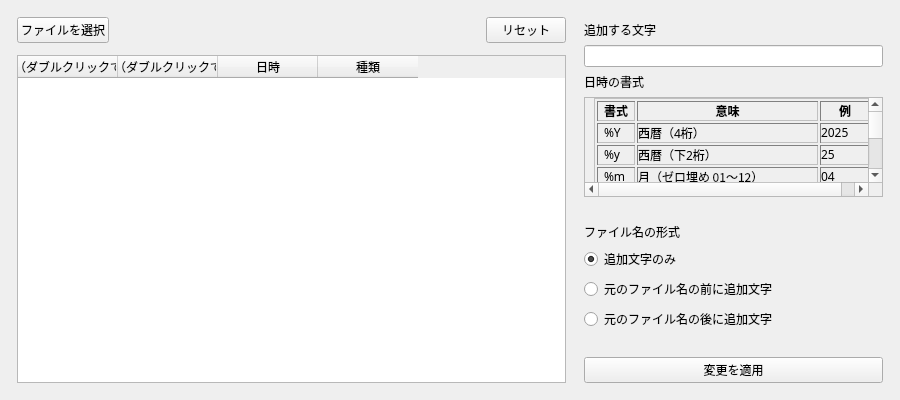
<?xml version="1.0" encoding="UTF-8"?>
<ui version="4.0">
 <class>Form</class>
 <widget class="QWidget" name="Form">
  <property name="geometry">
   <rect>
    <x>0</x>
    <y>0</y>
    <width>900</width>
    <height>400</height>
   </rect>
  </property>
  <property name="minimumSize">
   <size>
    <width>900</width>
    <height>400</height>
   </size>
  </property>
  <property name="windowTitle">
   <string>Form</string>
  </property>
  <layout class="QHBoxLayout" name="horizontalLayout" stretch="3,1">
   <item>
    <layout class="QGridLayout" name="gridLayout_2">
     <property name="leftMargin">
      <number>6</number>
     </property>
     <property name="topMargin">
      <number>6</number>
     </property>
     <property name="rightMargin">
      <number>6</number>
     </property>
     <property name="bottomMargin">
      <number>6</number>
     </property>
     <property name="spacing">
      <number>12</number>
     </property>
     <item row="0" column="2">
      <widget class="QPushButton" name="btnReset">
       <property name="sizePolicy">
        <sizepolicy hsizetype="Fixed" vsizetype="Fixed">
         <horstretch>0</horstretch>
         <verstretch>0</verstretch>
        </sizepolicy>
       </property>
       <property name="text">
        <string>リセット</string>
       </property>
      </widget>
     </item>
     <item row="0" column="1">
      <widget class="QLabel" name="lblNumFiles">
       <property name="text">
        <string/>
       </property>
       <property name="alignment">
        <set>Qt::AlignmentFlag::AlignLeading|Qt::AlignmentFlag::AlignLeft|Qt::AlignmentFlag::AlignVCenter</set>
       </property>
      </widget>
     </item>
     <item row="1" column="0" colspan="3">
      <widget class="QTableWidget" name="tblFileNames">
       <property name="selectionBehavior">
        <enum>QAbstractItemView::SelectionBehavior::SelectRows</enum>
       </property>
       <property name="verticalScrollMode">
        <enum>QAbstractItemView::ScrollMode::ScrollPerPixel</enum>
       </property>
       <property name="horizontalScrollMode">
        <enum>QAbstractItemView::ScrollMode::ScrollPerPixel</enum>
       </property>
       <property name="sortingEnabled">
        <bool>true</bool>
       </property>
       <attribute name="verticalHeaderVisible">
        <bool>false</bool>
       </attribute>
       <column>
        <property name="text">
         <string>変更前（ダブルクリックで開く）</string>
        </property>
       </column>
       <column>
        <property name="text">
         <string>変更後（ダブルクリックで編集）</string>
        </property>
       </column>
       <column>
        <property name="text">
         <string>日時</string>
        </property>
       </column>
       <column>
        <property name="text">
         <string>種類</string>
        </property>
       </column>
      </widget>
     </item>
     <item row="0" column="0">
      <widget class="QPushButton" name="btnSelectFiles">
       <property name="sizePolicy">
        <sizepolicy hsizetype="Fixed" vsizetype="Fixed">
         <horstretch>0</horstretch>
         <verstretch>0</verstretch>
        </sizepolicy>
       </property>
       <property name="text">
        <string>ファイルを選択</string>
       </property>
      </widget>
     </item>
    </layout>
   </item>
   <item>
    <layout class="QVBoxLayout" name="verticalLayout">
     <property name="spacing">
      <number>6</number>
     </property>
     <property name="leftMargin">
      <number>6</number>
     </property>
     <property name="topMargin">
      <number>10</number>
     </property>
     <property name="rightMargin">
      <number>6</number>
     </property>
     <property name="bottomMargin">
      <number>6</number>
     </property>
     <item>
      <widget class="QLabel" name="label_2">
       <property name="text">
        <string>追加する文字</string>
       </property>
       <property name="alignment">
        <set>Qt::AlignmentFlag::AlignLeading|Qt::AlignmentFlag::AlignLeft|Qt::AlignmentFlag::AlignVCenter</set>
       </property>
      </widget>
     </item>
     <item>
      <widget class="QLineEdit" name="txtDateFormat">
       <property name="text">
        <string/>
       </property>
      </widget>
     </item>
     <item>
      <widget class="QLabel" name="label_5">
       <property name="text">
        <string>日時の書式</string>
       </property>
       <property name="alignment">
        <set>Qt::AlignmentFlag::AlignLeading|Qt::AlignmentFlag::AlignLeft|Qt::AlignmentFlag::AlignVCenter</set>
       </property>
      </widget>
     </item>
     <item>
      <widget class="QScrollArea" name="scrollArea">
       <property name="sizePolicy">
        <sizepolicy hsizetype="MinimumExpanding" vsizetype="Preferred">
         <horstretch>0</horstretch>
         <verstretch>0</verstretch>
        </sizepolicy>
       </property>
       <property name="sizeAdjustPolicy">
        <enum>QAbstractScrollArea::SizeAdjustPolicy::AdjustToContents</enum>
       </property>
       <property name="widgetResizable">
        <bool>true</bool>
       </property>
       <widget class="QWidget" name="scrollAreaWidgetContents">
        <property name="geometry">
         <rect>
          <x>0</x>
          <y>0</y>
          <width>267</width>
          <height>327</height>
         </rect>
        </property>
        <layout class="QVBoxLayout" name="verticalLayout_2">
         <property name="spacing">
          <number>0</number>
         </property>
         <property name="topMargin">
          <number>0</number>
         </property>
         <property name="bottomMargin">
          <number>0</number>
         </property>
         <item>
          <widget class="QLabel" name="label_4">
           <property name="text">
            <string>&lt;table border=&quot;1&quot; style=&quot;border-collapse: collapse; font-family: sans-serif;&quot;&gt;
  &lt;tr&gt;
    &lt;th style=&quot;padding: 0px 6px;&quot;&gt;書式&lt;/th&gt;
    &lt;th style=&quot;padding: 0px 6px;&quot;&gt;意味&lt;/th&gt;
    &lt;th style=&quot;padding: 0px 6px;&quot;&gt;例&lt;/th&gt;
  &lt;/tr&gt;
  &lt;tr&gt;&lt;td style=&quot;padding: 0px 6px;&quot;&gt;%Y&lt;/td&gt;&lt;td&gt;西暦（4桁）&lt;/td&gt;&lt;td&gt;2025&lt;/td&gt;&lt;/tr&gt;
  &lt;tr&gt;&lt;td style=&quot;padding: 0px 6px;&quot;&gt;%y&lt;/td&gt;&lt;td&gt;西暦（下2桁）&lt;/td&gt;&lt;td&gt;25&lt;/td&gt;&lt;/tr&gt;
  &lt;tr&gt;&lt;td style=&quot;padding: 0px 6px;&quot;&gt;%m&lt;/td&gt;&lt;td&gt;月（ゼロ埋め 01〜12）&lt;/td&gt;&lt;td&gt;04&lt;/td&gt;&lt;/tr&gt;
  &lt;tr&gt;&lt;td style=&quot;padding: 0px 6px;&quot;&gt;%B&lt;/td&gt;&lt;td&gt;月名（英語）&lt;/td&gt;&lt;td&gt;April&lt;/td&gt;&lt;/tr&gt;
  &lt;tr&gt;&lt;td style=&quot;padding: 0px 6px;&quot;&gt;%b&lt;/td&gt;&lt;td&gt;月名（省略形、英語）&lt;/td&gt;&lt;td&gt;Apr&lt;/td&gt;&lt;/tr&gt;
  &lt;tr&gt;&lt;td style=&quot;padding: 0px 6px;&quot;&gt;%d&lt;/td&gt;&lt;td&gt;日（ゼロ埋め 01〜31）&lt;/td&gt;&lt;td&gt;01&lt;/td&gt;&lt;/tr&gt;
  &lt;tr&gt;&lt;td style=&quot;padding: 0px 6px;&quot;&gt;%j&lt;/td&gt;&lt;td&gt;年内通算日（001〜366）&lt;/td&gt;&lt;td&gt;091&lt;/td&gt;&lt;/tr&gt;
  &lt;tr&gt;&lt;td style=&quot;padding: 0px 6px;&quot;&gt;%A&lt;/td&gt;&lt;td&gt;曜日（英語）&lt;/td&gt;&lt;td&gt;Tuesday&lt;/td&gt;&lt;/tr&gt;
  &lt;tr&gt;&lt;td style=&quot;padding: 0px 6px;&quot;&gt;%a&lt;/td&gt;&lt;td&gt;曜日（省略形、英語）&lt;/td&gt;&lt;td&gt;Tue&lt;/td&gt;&lt;/tr&gt;
  &lt;tr&gt;&lt;td style=&quot;padding: 0px 6px;&quot;&gt;%w&lt;/td&gt;&lt;td&gt;曜日（数字、0=日曜）&lt;/td&gt;&lt;td&gt;2&lt;/td&gt;&lt;/tr&gt;
  &lt;tr&gt;&lt;td style=&quot;padding: 0px 6px;&quot;&gt;%U&lt;/td&gt;&lt;td&gt;週番号（日曜始まり）&lt;/td&gt;&lt;td&gt;13&lt;/td&gt;&lt;/tr&gt;
  &lt;tr&gt;&lt;td style=&quot;padding: 0px 6px;&quot;&gt;%W&lt;/td&gt;&lt;td&gt;週番号（月曜始まり）&lt;/td&gt;&lt;td&gt;14&lt;/td&gt;&lt;/tr&gt;
  &lt;tr&gt;&lt;td style=&quot;padding: 0px 6px;&quot;&gt;%H&lt;/td&gt;&lt;td&gt;時（24時間制、00〜23）&lt;/td&gt;&lt;td&gt;15&lt;/td&gt;&lt;/tr&gt;
  &lt;tr&gt;&lt;td style=&quot;padding: 0px 6px;&quot;&gt;%I&lt;/td&gt;&lt;td&gt;時（12時間制、01〜12）&lt;/td&gt;&lt;td&gt;03&lt;/td&gt;&lt;/tr&gt;
  &lt;tr&gt;&lt;td style=&quot;padding: 0px 6px;&quot;&gt;%p&lt;/td&gt;&lt;td&gt;午前/午後（AM/PM）&lt;/td&gt;&lt;td&gt;PM&lt;/td&gt;&lt;/tr&gt;
  &lt;tr&gt;&lt;td style=&quot;padding: 0px 6px;&quot;&gt;%M&lt;/td&gt;&lt;td&gt;分（00〜59）&lt;/td&gt;&lt;td&gt;34&lt;/td&gt;&lt;/tr&gt;
  &lt;tr&gt;&lt;td style=&quot;padding: 0px 6px;&quot;&gt;%S&lt;/td&gt;&lt;td&gt;秒（00〜59）&lt;/td&gt;&lt;td&gt;56&lt;/td&gt;&lt;/tr&gt;
  &lt;tr&gt;&lt;td style=&quot;padding: 0px 6px;&quot;&gt;%f&lt;/td&gt;&lt;td&gt;マイクロ秒（000000〜999999）&lt;/td&gt;&lt;td&gt;012345&lt;/td&gt;&lt;/tr&gt;
&lt;/table&gt;


</string>
           </property>
           <property name="alignment">
            <set>Qt::AlignmentFlag::AlignLeading|Qt::AlignmentFlag::AlignLeft|Qt::AlignmentFlag::AlignVCenter</set>
           </property>
          </widget>
         </item>
        </layout>
       </widget>
      </widget>
     </item>
     <item>
      <spacer name="verticalSpacer_2">
       <property name="orientation">
        <enum>Qt::Orientation::Vertical</enum>
       </property>
       <property name="sizeType">
        <enum>QSizePolicy::Policy::Fixed</enum>
       </property>
       <property name="sizeHint" stdset="0">
        <size>
         <width>20</width>
         <height>20</height>
        </size>
       </property>
      </spacer>
     </item>
     <item>
      <widget class="QLabel" name="label_3">
       <property name="text">
        <string>ファイル名の形式</string>
       </property>
       <property name="alignment">
        <set>Qt::AlignmentFlag::AlignLeading|Qt::AlignmentFlag::AlignLeft|Qt::AlignmentFlag::AlignVCenter</set>
       </property>
      </widget>
     </item>
     <item>
      <widget class="QRadioButton" name="rbtnDateOnly">
       <property name="text">
        <string>追加文字のみ</string>
       </property>
       <property name="checked">
        <bool>true</bool>
       </property>
      </widget>
     </item>
     <item>
      <widget class="QRadioButton" name="rbtnDateBefOri">
       <property name="text">
        <string>元のファイル名の前に追加文字</string>
       </property>
      </widget>
     </item>
     <item>
      <widget class="QRadioButton" name="rbtnDateAftOri">
       <property name="text">
        <string>元のファイル名の後に追加文字</string>
       </property>
      </widget>
     </item>
     <item>
      <spacer name="verticalSpacer">
       <property name="orientation">
        <enum>Qt::Orientation::Vertical</enum>
       </property>
       <property name="sizeType">
        <enum>QSizePolicy::Policy::MinimumExpanding</enum>
       </property>
       <property name="sizeHint" stdset="0">
        <size>
         <width>20</width>
         <height>20</height>
        </size>
       </property>
      </spacer>
     </item>
     <item>
      <widget class="QPushButton" name="btnApply">
       <property name="text">
        <string>変更を適用</string>
       </property>
      </widget>
     </item>
    </layout>
   </item>
  </layout>
 </widget>
 <resources/>
 <connections/>
</ui>
